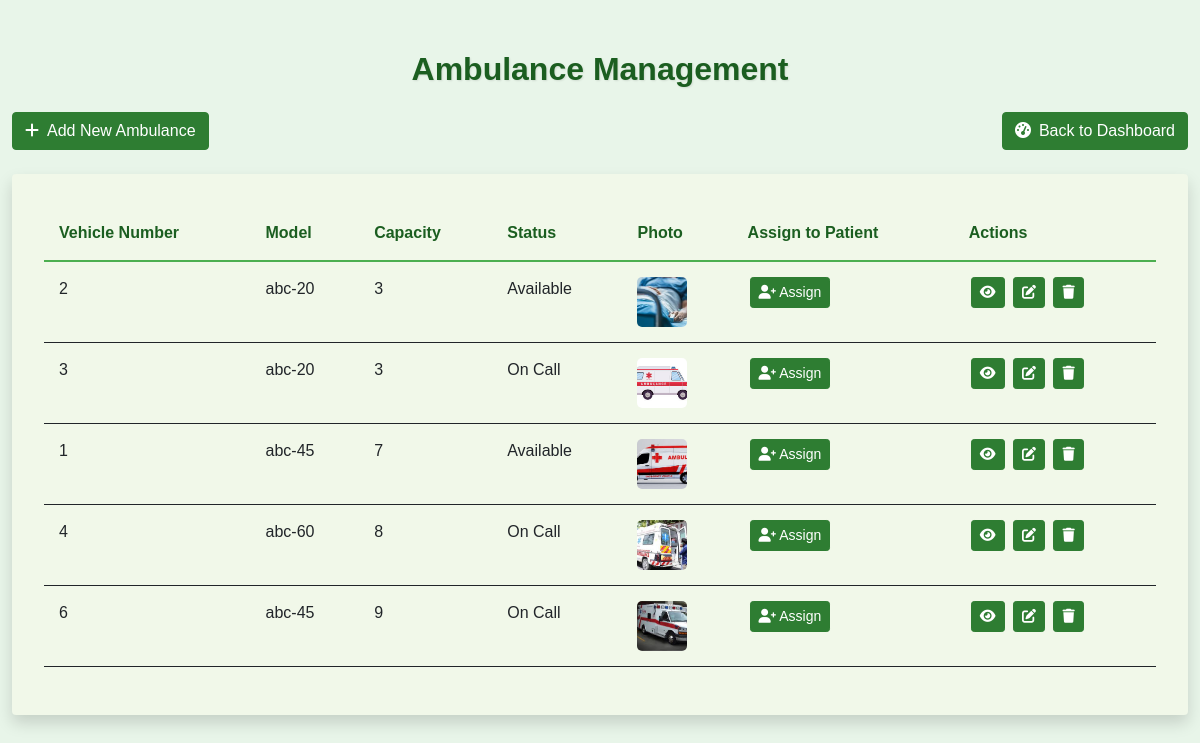
The page /ambulances/ on the database its author committed.
### hospital/models.py (models this page shows, shortened)
class Ambulance(models.Model):
    vehicle_number = models.CharField(max_length=20, unique=True)
    model = models.CharField(max_length=100)
    capacity = models.PositiveIntegerField()
    STATUS_CHOICES = [
        ('available', 'Available'),
        ('on_call', 'On Call'),
        ('maintenance', 'Under Maintenance'),
    ]
    status = models.CharField(max_length=20, choices=STATUS_CHOICES,
                              default='available')
    last_maintenance = models.DateField(null=True, blank=True)
    photo = models.ImageField(upload_to='ambulance_photos/',
                              null=True, blank=True)

### hospital/views.py (the view)
# urls.py: path('ambulances/', views.AmbulanceListView.as_view(), name='ambulance_list'),
class AmbulanceListView(ListView):
    model = Ambulance
    template_name = 'hospital/ambulance_list.html'
    context_object_name = 'ambulances'

### hospital/templates/hospital/ambulance_list.html (shortened to what this page needs)
<!DOCTYPE html>
<html lang="en">
<head>
    <link href="https://cdn.jsdelivr.net/npm/bootstrap@5.1.3/dist/css/bootstrap.min.css" rel="stylesheet">
    <link href="https://cdnjs.cloudflare.com/ajax/libs/font-awesome/6.0.0-beta3/css/all.min.css" rel="stylesheet">
</head>
<body>
    <div class="container">
        <h2 class="text-center mb-4">Ambulance Management</h2>
        <div class="d-flex justify-content-between mb-4">
            <a href="{% url 'ambulance_create' %}" class="btn btn-success">
                <i class="fas fa-plus me-2"></i>Add New Ambulance
            </a>
            <a href="{% url 'dashboard' %}" class="btn btn-primary">
                <i class="fas fa-tachometer-alt me-2"></i>Back to Dashboard
            </a>
        </div>
        <div class="card shadow">
            <div class="card-body">
                <table class="table table-hover">
                    <thead>
                        <tr>
                            <th>Vehicle Number</th>
                            <th>Model</th>
                            <th>Capacity</th>
                            <th>Status</th>
                            <th>Photo</th>
                            <th>Assign to Patient</th>
                            <th>Actions</th>
                        </tr>
                    </thead>
                    <tbody>
                        {% for ambulance in ambulances %}
                        <tr>
                            <td>{{ ambulance.vehicle_number }}</td>
                            <td>{{ ambulance.model }}</td>
                            <td>{{ ambulance.capacity }}</td>
                            <td>{{ ambulance.get_status_display }}</td>
                            <td>
                                {% if ambulance.photo %}
                                    <img src="{{ ambulance.photo.url }}" alt="Ambulance Photo" class="ambulance-thumbnail">
                                {% else %}
                                    <span class="text-muted">No photo</span>
                                {% endif %}
                            </td>
                            <td>
                                <a href="{% url 'assign_ambulance' %}?ambulance_id={{ ambulance.id }}" class="btn btn-primary btn-sm" title="Assign to Patient">
                                    <i class="fas fa-user-plus"></i> Assign
                                </a>
                            </td>
                            <td>
                                <a href="{% url 'ambulance_detail' ambulance.id %}" class="btn btn-info btn-sm" title="View Details">
                                    <i class="fas fa-eye"></i>
                                </a>
                                <a href="{% url 'ambulance_update' ambulance.id %}" class="btn btn-warning btn-sm" title="Edit">
                                    <i class="fas fa-edit"></i>
                                </a>
                                <a href="{% url 'ambulance_delete' ambulance.id %}" class="btn btn-danger btn-sm" title="Delete">
                                    <i class="fas fa-trash"></i>
                                </a>
                            </td>
                        </tr>
                        {% empty %}
                        <tr>
                            <td colspan="7" class="text-center">No ambulances available.</td>
                        </tr>
                        {% endfor %}
                    </tbody>
                </table>
            </div>
        </div>
    </div>
</body>
</html>

### hospital/templates/hospital/ambulance_list.html (style rules this page uses)
body { background-color: #e8f5e9; font-family: 'Arial', sans-serif; }
.container { max-width: 1200px; margin-top: 50px; }
.card { border: none; box-shadow: 0 0.5rem 1rem rgba(0, 0, 0, 0.15); background-color: #f1f8e9; }
.btn-success, .btn-primary, .btn-info, .btn-warning, .btn-danger { background-color: #2e7d32; border-color: #2e7d32; color: white; transition: all 0.3s ease; }
.table { border: none; }
.table thead th { border-bottom: 2px solid #4CAF50; color: #1b5e20; font-weight: bold; }
.table td, .table th { border-top: none; padding: 15px; }
h2 { color: #1b5e20; font-weight: bold; text-shadow: 1px 1px 2px rgba(0,0,0,0.1); }
.card-body { padding: 2rem; }
.btn-sm { margin: 0 2px; }
.ambulance-thumbnail { width: 50px; height: 50px; object-fit: cover; border-radius: 5px; }

### rows shown on the page
Ambulance: vehicle_number "2", model "abc-20", capacity "3", status "Available", photo (picture)
Ambulance: vehicle_number "3", model "abc-20", capacity "3", status "On Call", photo (picture)
Ambulance: vehicle_number "1", model "abc-45", capacity "7", status "Available", photo (picture)
Ambulance: vehicle_number "4", model "abc-60", capacity "8", status "On Call", photo (picture)
Ambulance: vehicle_number "6", model "abc-45", capacity "9", status "On Call", photo (picture)
